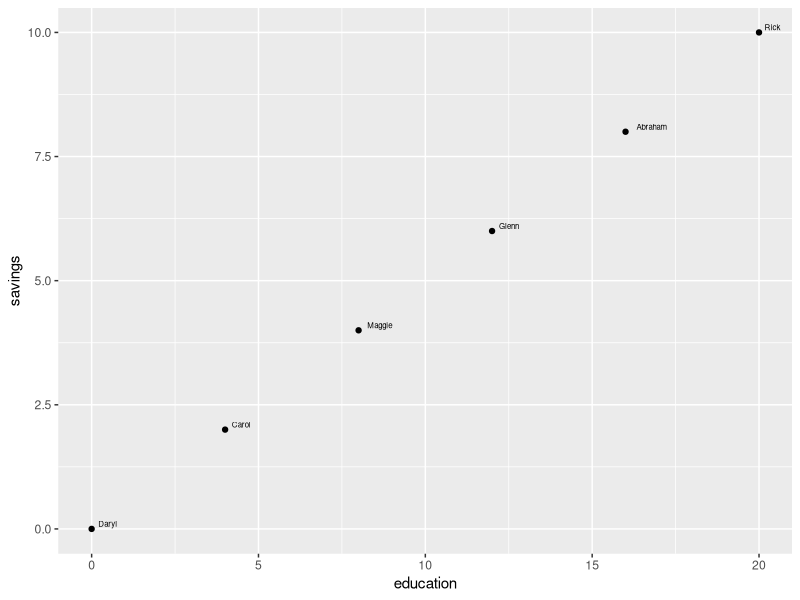
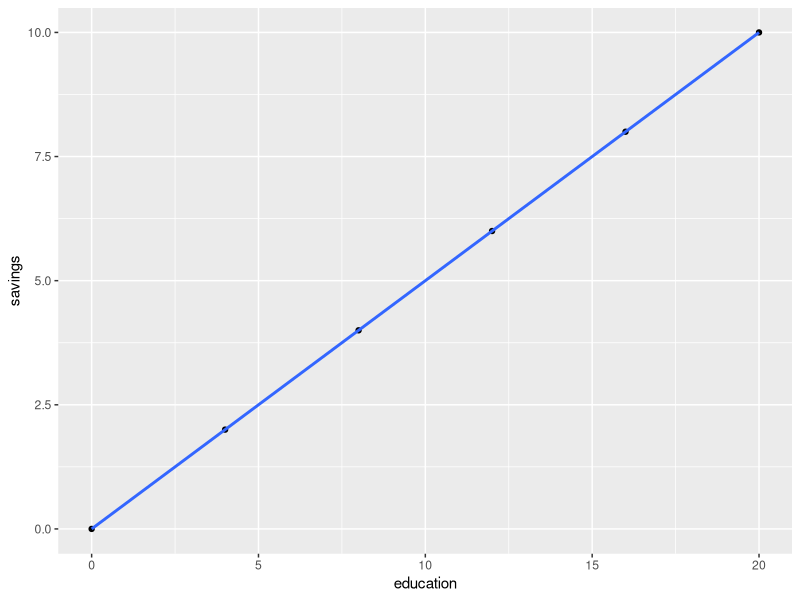
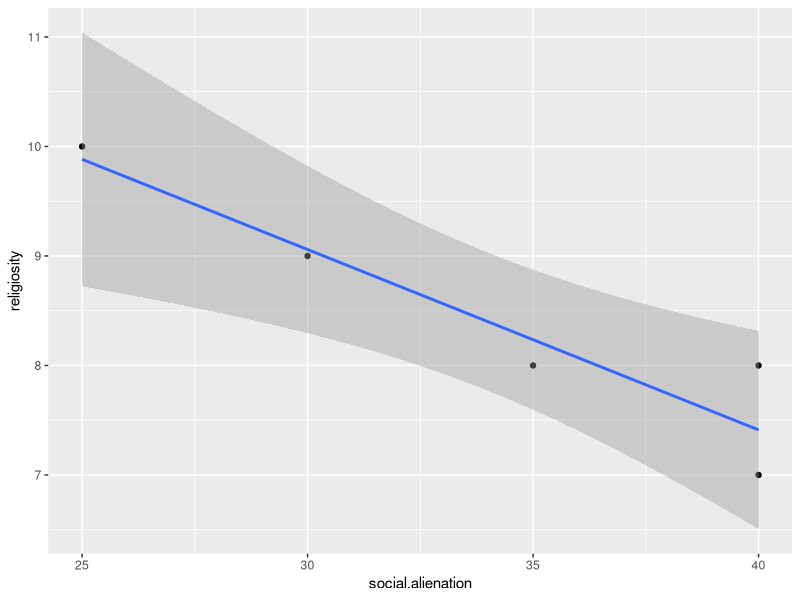
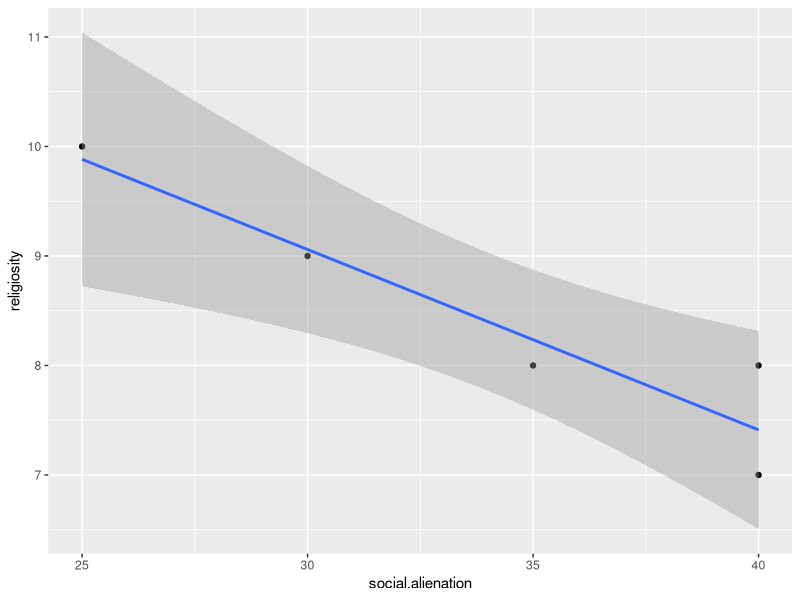
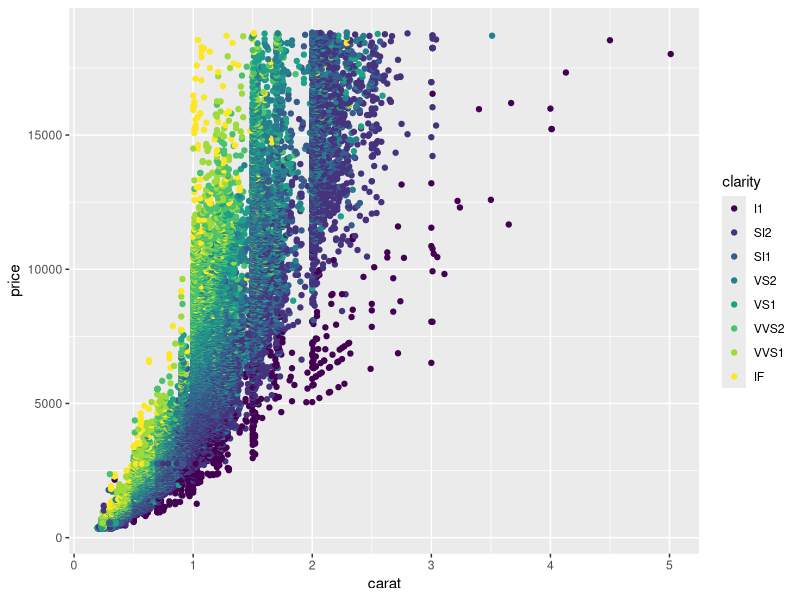
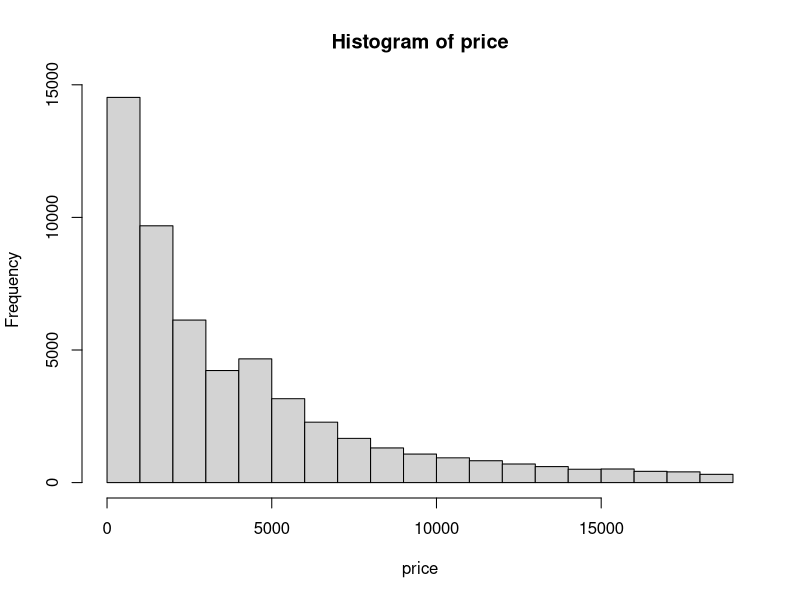
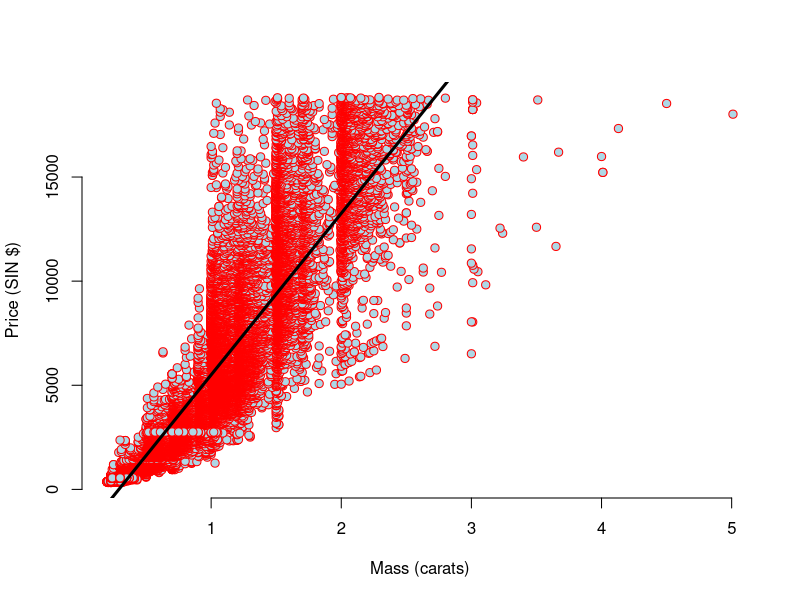

Here is the R script that generated these plots, in order:
## ---- chunk 1
data(iris)
head(iris)

## ---- chunk 2
library(ggplot2)
education=as.numeric(c(0,4,8,12,16,20))
savings=as.numeric(c(0,2,4,6,8,10))
row.names=c("Daryl", "Carol", "Maggie", "Glenn", "Abraham", "Rick")
walking=data.frame(cbind(row.names,education, savings))
walking
w=qplot(education, savings)
w+ annotate("text", x=education, y=savings, label=c("Daryl", "Carol", "Maggie", "Glenn", "Abraham", "Rick"), size=2, hjust=-.35, vjust=-.35)
## ---- chunk 3
library(ggplot2)
education=as.numeric(c(0,4,8,12,16,20))
savings=as.numeric(c(0,2,4,6,8,10))
row.names=c("Daryl", "Carol", "Maggie", "Glenn", "Abraham", "Rick")
walking=data.frame(cbind(row.names,education, savings))
walking
w=qplot(education, savings)
w+stat_smooth(method="lm")
## ---- chunk 4
library(ggplot2)
social.alienation=as.numeric(c(25,30,35,40,40))
religiosity=as.numeric(c(10,9,8,8,7))
religion=data.frame(cbind(social.alienation, religiosity))
religion
r=qplot(social.alienation, religiosity)
r+stat_smooth(method="lm")
## ---- chunk 5

library(ggplot2)
social.alienation=as.numeric(c(25,30,35,40,40))
religiosity=as.numeric(c(10,9,8,8,7))
religion=data.frame(cbind(social.alienation, religiosity))
religion
s=qplot(social.alienation, religiosity)
s+stat_smooth(method="lm")

## ---- chunk 6
library(ggplot2)
data(diamonds)
head(diamonds,4)
## ---- chunk 7
qplot(carat, price, data=diamonds, color=clarity)

## ---- chunk 8
with(diamonds, hist(price))
## ---- chunk 9
data(diamonds)
plot(diamonds$carat, diamonds$price,
     xlab = "Mass (carats)",
     ylab = "Price (SIN $)",
     bg = "lightblue",
     col = "red", cex = 1.1, pch = 21,frame = FALSE)
fit= lm(price ~ carat, data = diamonds)
abline(fit, lwd = 3)
coef(fit)
fit
summary(fit)
